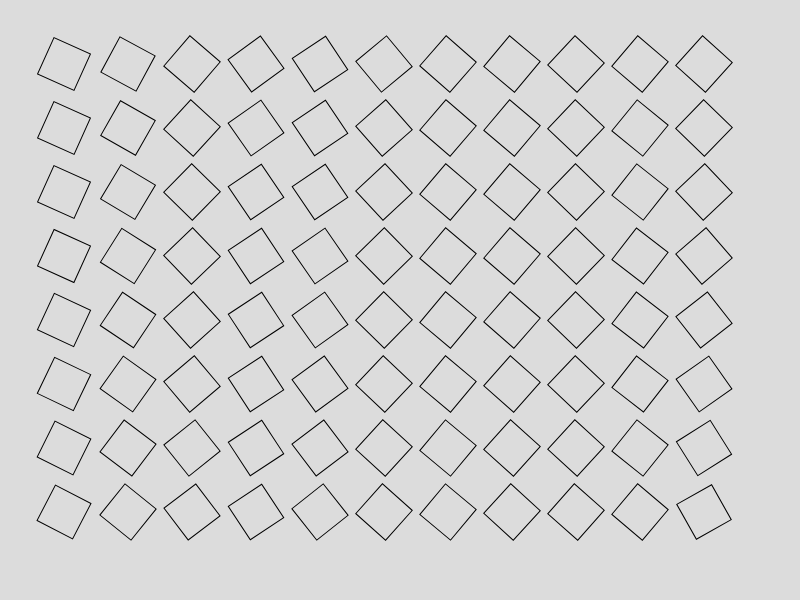
Frame 1 (no input)
Frame 60 (no input): identical to frame 1, image omitted
Frame 120 (the mouse pressed at the canvas centre since frame 60): identical to frame 1, image omitted

The p5.js sketch that drew this single still picture (run headless with seeded random() and noise() and a simulated clock; from frame 60 on, the mouse is pressed at the canvas centre):

// p5.js sketch
// ── sketch.js
// Press any key to generate a new seed
let seed = 1234;

function setup() {
    createCanvas(800, 600);
}

// we can make our own functions
// and pass args to them
function drawRectangle(x, y, rot) {
    push();
    translate(x, y);
    rotate(rot);
    rect(0, 0, 40);
    pop();
}

function keyPressed() {
    seed = floor(random(13001));
}

function draw() {
    // seed fixes values each time through draw
    noiseSeed(seed);
    randomSeed(seed);
    background(220);
    noFill();

    let step = 64; // space in grid
    let inc = .01; // amt to incrment noise val
    let noiseVal = random();

    rectMode(CENTER);
    // increment noiseVal every time through the loop
    for (let x = step; x < width - step; x += step) {
        for (let y = step; y < height - step; y += step) {
           let rot = TWO_PI * noise(noiseVal);
            drawRectangle(x, y, rot); // this is our function
            noiseVal += inc;
        }
    }
}
